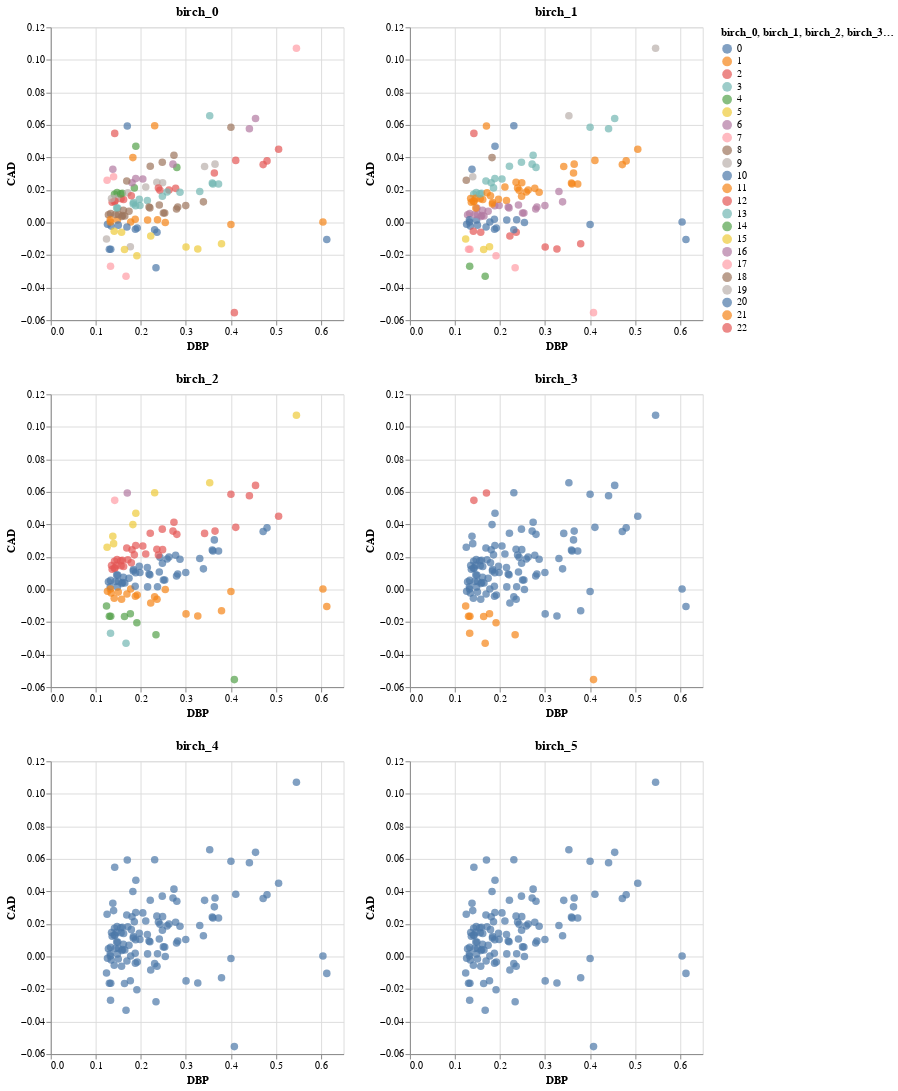

The notebook cell this image was saved under:
### Code cell
# Display charts
display(Markdown("# Plots with increaseing threshold"))
(birch_charts[birch_labels[0]] | birch_charts[birch_labels[1]]) & (birch_charts[birch_labels[2]] | birch_charts[birch_labels[3]]) & (birch_charts[birch_labels[4]] | birch_charts[birch_labels[5]])

### Figure 1 — Vega-Lite specification as saved in the notebook (floating-point values rounded to 4 significant figures)
{"config": {"view": {"continuousWidth": 300, "continuousHeight": 300}}, "vconcat": [{"hconcat": [{"mark": {"type": "circle", "size": 60}, "encoding": {"color": {"field": "birch_0", "type": "nominal"}, "tooltip": [{"field": "birch_0", "type": "quantitative"}, {"field": "birch_1", "type": "quantitative"}, {"field": "birch_2", "type": "quantitative"}, {"field": "birch_3", "type": "quantitative"}, {"field": "birch_4", "type": "quantitative"}, {"field": "birch_5", "type": "quantitative"}], "x": {"field": "DBP", "type": "quantitative"}, "y": {"field": "CAD", "type": "quantitative"}}, "name": "view_7", "title": "birch_0"}, {"mark": {"type": "circle", "size": 60}, "encoding": {"color": {"field": "birch_1", "type": "nominal"}, "tooltip": [{"field": "birch_0", "type": "quantitative"}, {"field": "birch_1", "type": "quantitative"}, {"field": "birch_2", "type": "quantitative"}, {"field": "birch_3", "type": "quantitative"}, {"field": "birch_4", "type": "quantitative"}, {"field": "birch_5", "type": "quantitative"}], "x": {"field": "DBP", "type": "quantitative"}, "y": {"field": "CAD", "type": "quantitative"}}, "name": "view_8", "title": "birch_1"}]}, {"hconcat": [{"mark": {"type": "circle", "size": 60}, "encoding": {"color": {"field": "birch_2", "type": "nominal"}, "tooltip": [{"field": "birch_0", "type": "quantitative"}, {"field": "birch_1", "type": "quantitative"}, {"field": "birch_2", "type": "quantitative"}, {"field": "birch_3", "type": "quantitative"}, {"field": "birch_4", "type": "quantitative"}, {"field": "birch_5", "type": "quantitative"}], "x": {"field": "DBP", "type": "quantitative"}, "y": {"field": "CAD", "type": "quantitative"}}, "name": "view_9", "title": "birch_2"}, {"mark": {"type": "circle", "size": 60}, "encoding": {"color": {"field": "birch_3", "type": "nominal"}, "tooltip": [{"field": "birch_0", "type": "quantitative"}, {"field": "birch_1", "type": "quantitative"}, {"field": "birch_2", "type": "quantitative"}, {"field": "birch_3", "type": "quantitative"}, {"field": "birch_4", "type": "quantitative"}, {"field": "birch_5", "type": "quantitative"}], "x": {"field": "DBP", "type": "quantitative"}, "y": {"field": "CAD", "type": "quantitative"}}, "name": "view_10", "title": "birch_3"}]}, {"hconcat": [{"mark": {"type": "circle", "size": 60}, "encoding": {"color": {"field": "birch_4", "type": "nominal"}, "tooltip": [{"field": "birch_0", "type": "quantitative"}, {"field": "birch_1", "type": "quantitative"}, {"field": "birch_2", "type": "quantitative"}, {"field": "birch_3", "type": "quantitative"}, {"field": "birch_4", "type": "quantitative"}, {"field": "birch_5", "type": "quantitative"}], "x": {"field": "DBP", "type": "quantitative"}, "y": {"field": "CAD", "type": "quantitative"}}, "name": "view_11", "title": "birch_4"}, {"mark": {"type": "circle", "size": 60}, "encoding": {"color": {"field": "birch_5", "type": "nominal"}, "tooltip": [{"field": "birch_0", "type": "quantitative"}, {"field": "birch_1", "type": "quantitative"}, {"field": "birch_2", "type": "quantitative"}, {"field": "birch_3", "type": "quantitative"}, {"field": "birch_4", "type": "quantitative"}, {"field": "birch_5", "type": "quantitative"}], "x": {"field": "DBP", "type": "quantitative"}, "y": {"field": "CAD", "type": "quantitative"}}, "name": "view_12", "title": "birch_5"}]}], "data": {"name": "data-ed0052fa0d856f38ca689290bba1f615"}, "params": [{"name": "param_7", "select": {"type": "interval", "encodings": ["x", "y"]}, "bind": "scales", "views": ["view_7"]}, {"name": "param_8", "select": {"type": "interval", "encodings": ["x", "y"]}, "bind": "scales", "views": ["view_8"]}, {"name": "param_9", "select": {"type": "interval", "encodings": ["x", "y"]}, "bind": "scales", "views": ["view_9"]}, {"name": "param_10", "select": {"type": "interval", "encodings": ["x", "y"]}, "bind": "scales", "views": ["view_10"]}, {"name": "param_11", "select": {"type": "interval", "encodings": ["x", "y"]}, "bind": "scales", "views": ["view_11"]}, {"name": "param_12", "select": {"type": "interval", "encodings": ["x", "y"]}, "bind": "scales", "views": ["view_12"]}], "$schema": "https://vega.github.io/schema/vega-lite/v5.16.3.json", "datasets": {"data-ed0052fa0d856f38ca689290bba1f615": [{"DBP": 0.2359, "CAD": -0.006, "dbscan0": -1, "dbscan1": 0, "dbscan2": 0, "dbscan3": 0, "dbscan4": 0, "dbscan5": 0, "kmeans4": 0, "mixture": 0, "birch_0": 0, "birch_1": 2, "birch_2": 1, "birch_3": 0, "birch_4": 0, "birch_5": 0}, {"DBP": 0.237, "CAD": 0.0017, "dbscan0": 0, "dbscan1": 1, "dbscan2": 0, "dbscan3": 0, "dbscan4": 0, "dbscan5": 0, "kmeans4": 0, "mixture": 0, "birch_0": 1, "birch_1": 0, "birch_2": 0, "birch_3": 0, "birch_4": 0, "birch_5": 0}, {"DBP": 0.4715, "CAD": 0.0356, "dbscan0": 1, "dbscan1": 2, "dbscan2": 0, "dbscan3": 0, "dbscan4": 0, "dbscan5": 0, "kmeans4": 0, "mixture": 4, "birch_0": 2, "birch_1": 1, "birch_2": 0, "birch_3": 0, "birch_4": 0, "birch_5": 0}, {"DBP": 0.1617, "CAD": 0.0141, "dbscan0": -1, "dbscan1": 2, "dbscan2": 0, "dbscan3": 0, "dbscan4": 0, "dbscan5": 0, "kmeans4": 0, "mixture": 4, "birch_0": 2, "birch_1": 1, "birch_2": 2, "birch_3": 0, "birch_4": 0, "birch_5": 0}, {"DBP": 0.1364, "CAD": 0.0125, "dbscan0": 2, "dbscan1": 2, "dbscan2": 0, "dbscan3": 0, "dbscan4": 0, "dbscan5": 0, "kmeans4": 0, "mixture": 4, "birch_0": 2, "birch_1": 1, "birch_2": 2, "birch_3": 0, "birch_4": 0, "birch_5": 0}, {"DBP": 0.1486, "CAD": 0.0089, "dbscan0": 3, "dbscan1": 3, "dbscan2": 0, "dbscan3": 0, "dbscan4": 0, "dbscan5": 0, "kmeans4": 0, "mixture": 4, "birch_0": 3, "birch_1": 6, "birch_2": 0, "birch_3": 0, "birch_4": 0, "birch_5": 0}, {"DBP": 0.2356, "CAD": 0.0248, "dbscan0": -1, "dbscan1": 4, "dbscan2": 0, "dbscan3": 0, "dbscan4": 0, "dbscan5": 0, "kmeans4": 0, "mixture": 4, "birch_0": 19, "birch_1": 1, "birch_2": 2, "birch_3": 0, "birch_4": 0, "birch_5": 0}, {"DBP": 0.1919, "CAD": -0.0034, "dbscan0": 4, "dbscan1": 0, "dbscan2": 0, "dbscan3": 0, "dbscan4": 0, "dbscan5": 0, "kmeans4": 0, "mixture": 0, "birch_0": 0, "birch_1": 0, "birch_2": 1, "birch_3": 0, "birch_4": 0, "birch_5": 0}, {"DBP": 0.3003, "CAD": -0.015, "dbscan0": 5, "dbscan1": 5, "dbscan2": 0, "dbscan3": 0, "dbscan4": 0, "dbscan5": 0, "kmeans4": 0, "mixture": 0, "birch_0": 5, "birch_1": 2, "birch_2": 1, "birch_3": 0, "birch_4": 0, "birch_5": 0}, {"DBP": 0.4546, "CAD": 0.064, "dbscan0": -1, "dbscan1": 6, "dbscan2": 0, "dbscan3": 0, "dbscan4": 0, "dbscan5": 0, "kmeans4": 3, "mixture": 4, "birch_0": 6, "birch_1": 3, "birch_2": 2, "birch_3": 0, "birch_4": 0, "birch_5": 0}, {"DBP": 0.1671, "CAD": -0.033, "dbscan0": -1, "dbscan1": -1, "dbscan2": 1, "dbscan3": 1, "dbscan4": 0, "dbscan5": 0, "kmeans4": 2, "mixture": 2, "birch_0": 7, "birch_1": 4, "birch_2": 3, "birch_3": 1, "birch_4": 0, "birch_5": 0}, {"DBP": 0.2424, "CAD": 0.0198, "dbscan0": -1, "dbscan1": 2, "dbscan2": 0, "dbscan3": 0, "dbscan4": 0, "dbscan5": 0, "kmeans4": 0, "mixture": 4, "birch_0": 2, "birch_1": 1, "birch_2": 0, "birch_3": 0, "birch_4": 0, "birch_5": 0}, {"DBP": 0.1595, "CAD": 0.0043, "dbscan0": -1, "dbscan1": 7, "dbscan2": 0, "dbscan3": 0, "dbscan4": 0, "dbscan5": 0, "kmeans4": 0, "mixture": 0, "birch_0": 8, "birch_1": 6, "birch_2": 0, "birch_3": 0, "birch_4": 0, "birch_5": 0}, {"DBP": 0.2772, "CAD": 0.021, "dbscan0": 1, "dbscan1": 2, "dbscan2": 0, "dbscan3": 0, "dbscan4": 0, "dbscan5": 0, "kmeans4": 0, "mixture": 4, "birch_0": 2, "birch_1": 1, "birch_2": 0, "birch_3": 0, "birch_4": 0, "birch_5": 0}, {"DBP": 0.3586, "CAD": 0.0243, "dbscan0": 3, "dbscan1": 3, "dbscan2": 0, "dbscan3": 0, "dbscan4": 0, "dbscan5": 0, "kmeans4": 0, "mixture": 4, "birch_0": 3, "birch_1": 1, "birch_2": 0, "birch_3": 0, "birch_4": 0, "birch_5": 0}, {"DBP": 0.148, "CAD": 0.0016, "dbscan0": 6, "dbscan1": 1, "dbscan2": 0, "dbscan3": 0, "dbscan4": 0, "dbscan5": 0, "kmeans4": 0, "mixture": 0, "birch_0": 1, "birch_1": 0, "birch_2": 0, "birch_3": 0, "birch_4": 0, "birch_5": 0}, {"DBP": 0.1767, "CAD": -0.0149, "dbscan0": -1, "dbscan1": 8, "dbscan2": 2, "dbscan3": 0, "dbscan4": 0, "dbscan5": 0, "kmeans4": 2, "mixture": 2, "birch_0": 9, "birch_1": 5, "birch_2": 4, "birch_3": 1, "birch_4": 0, "birch_5": 0}, {"DBP": 0.2799, "CAD": 0.0339, "dbscan0": 7, "dbscan1": 9, "dbscan2": 0, "dbscan3": 0, "dbscan4": 0, "dbscan5": 0, "kmeans4": 3, "mixture": 4, "birch_0": 4, "birch_1": 3, "birch_2": 2, "birch_3": 0, "birch_4": 0, "birch_5": 0}, {"DBP": 0.1886, "CAD": 0.027, "dbscan0": -1, "dbscan1": 6, "dbscan2": 0, "dbscan3": 0, "dbscan4": 0, "dbscan5": 0, "kmeans4": 3, "mixture": 4, "birch_0": 6, "birch_1": 3, "birch_2": 2, "birch_3": 0, "birch_4": 0, "birch_5": 0}, {"DBP": 0.2997, "CAD": 0.0104, "dbscan0": 8, "dbscan1": 7, "dbscan2": 0, "dbscan3": 0, "dbscan4": 0, "dbscan5": 0, "kmeans4": 0, "mixture": 0, "birch_0": 8, "birch_1": 6, "birch_2": 0, "birch_3": 0, "birch_4": 0, "birch_5": 0}, {"DBP": 0.2043, "CAD": 0.0268, "dbscan0": 9, "dbscan1": 10, "dbscan2": 0, "dbscan3": 0, "dbscan4": 0, "dbscan5": 0, "kmeans4": 3, "mixture": 4, "birch_0": 6, "birch_1": 3, "birch_2": 2, "birch_3": 0, "birch_4": 0, "birch_5": 0}, {"DBP": 0.1578, "CAD": 0.0037, "dbscan0": 10, "dbscan1": 7, "dbscan2": 0, "dbscan3": 0, "dbscan4": 0, "dbscan5": 0, "kmeans4": 0, "mixture": 0, "birch_0": 8, "birch_1": 6, "birch_2": 0, "birch_3": 0, "birch_4": 0, "birch_5": 0}, {"DBP": 0.1612, "CAD": 0.0075, "dbscan0": -1, "dbscan1": 7, "dbscan2": 0, "dbscan3": 0, "dbscan4": 0, "dbscan5": 0, "kmeans4": 0, "mixture": 0, "birch_0": 8, "birch_1": 6, "birch_2": 0, "birch_3": 0, "birch_4": 0, "birch_5": 0}, {"DBP": 0.1332, "CAD": -0.0164, "dbscan0": -1, "dbscan1": 11, "dbscan2": 3, "dbscan3": 0, "dbscan4": 0, "dbscan5": 0, "kmeans4": 2, "mixture": 2, "birch_0": 10, "birch_1": 7, "birch_2": 4, "birch_3": 1, "birch_4": 0, "birch_5": 0}, {"DBP": 0.1879, "CAD": -0.0041, "dbscan0": -1, "dbscan1": 0, "dbscan2": 0, "dbscan3": 0, "dbscan4": 0, "dbscan5": 0, "kmeans4": 0, "mixture": 0, "birch_0": 0, "birch_1": 0, "birch_2": 1, "birch_3": 0, "birch_4": 0, "birch_5": 0}, {"DBP": 0.1588, "CAD": 0.018, "dbscan0": 11, "dbscan1": 4, "dbscan2": 0, "dbscan3": 0, "dbscan4": 0, "dbscan5": 0, "kmeans4": 0, "mixture": 4, "birch_0": 4, "birch_1": 3, "birch_2": 2, "birch_3": 0, "birch_4": 0, "birch_5": 0}, {"DBP": 0.3632, "CAD": 0.0305, "dbscan0": -1, "dbscan1": 2, "dbscan2": 0, "dbscan3": 0, "dbscan4": 0, "dbscan5": 0, "kmeans4": 0, "mixture": 4, "birch_0": 2, "birch_1": 1, "birch_2": 0, "birch_3": 0, "birch_4": 0, "birch_5": 0}, {"DBP": 0.1823, "CAD": 0.0399, "dbscan0": -1, "dbscan1": -1, "dbscan2": 4, "dbscan3": 0, "dbscan4": 0, "dbscan5": 0, "kmeans4": 3, "mixture": 3, "birch_0": 11, "birch_1": 8, "birch_2": 5, "birch_3": 0, "birch_4": 0, "birch_5": 0}, {"DBP": 0.441, "CAD": 0.0576, "dbscan0": 9, "dbscan1": 10, "dbscan2": 0, "dbscan3": 0, "dbscan4": 0, "dbscan5": 0, "kmeans4": 3, "mixture": 4, "birch_0": 6, "birch_1": 3, "birch_2": 2, "birch_3": 0, "birch_4": 0, "birch_5": 0}, {"DBP": 0.1856, "CAD": 0.0213, "dbscan0": 11, "dbscan1": 4, "dbscan2": 0, "dbscan3": 0, "dbscan4": 0, "dbscan5": 0, "kmeans4": 0, "mixture": 4, "birch_0": 4, "birch_1": 3, "birch_2": 2, "birch_3": 0, "birch_4": 0, "birch_5": 0}, {"DBP": 0.2201, "CAD": 0.009, "dbscan0": 12, "dbscan1": 7, "dbscan2": 0, "dbscan3": 0, "dbscan4": 0, "dbscan5": 0, "kmeans4": 0, "mixture": 0, "birch_0": 8, "birch_1": 6, "birch_2": 0, "birch_3": 0, "birch_4": 0, "birch_5": 0}, {"DBP": 0.1644, "CAD": 0.004, "dbscan0": 10, "dbscan1": 7, "dbscan2": 0, "dbscan3": 0, "dbscan4": 0, "dbscan5": 0, "kmeans4": 0, "mixture": 0, "birch_0": 8, "birch_1": 6, "birch_2": 0, "birch_3": 0, "birch_4": 0, "birch_5": 0}, {"DBP": 0.2713, "CAD": 0.0359, "dbscan0": 9, "dbscan1": 10, "dbscan2": 0, "dbscan3": 0, "dbscan4": 0, "dbscan5": 0, "kmeans4": 3, "mixture": 4, "birch_0": 6, "birch_1": 3, "birch_2": 2, "birch_3": 0, "birch_4": 0, "birch_5": 0}, {"DBP": 0.2306, "CAD": -0.0044, "dbscan0": 4, "dbscan1": 0, "dbscan2": 0, "dbscan3": 0, "dbscan4": 0, "dbscan5": 0, "kmeans4": 0, "mixture": 0, "birch_0": 0, "birch_1": 0, "birch_2": 1, "birch_3": 0, "birch_4": 0, "birch_5": 0}, {"DBP": 0.4076, "CAD": -0.0554, "dbscan0": -1, "dbscan1": -1, "dbscan2": 3, "dbscan3": 0, "dbscan4": 0, "dbscan5": 0, "kmeans4": 2, "mixture": 2, "birch_0": 12, "birch_1": 7, "birch_2": 4, "birch_3": 1, "birch_4": 0, "birch_5": 0}, {"DBP": 0.215, "CAD": 0.0016, "dbscan0": 0, "dbscan1": 1, "dbscan2": 0, "dbscan3": 0, "dbscan4": 0, "dbscan5": 0, "kmeans4": 0, "mixture": 0, "birch_0": 1, "birch_1": 0, "birch_2": 0, "birch_3": 0, "birch_4": 0, "birch_5": 0}, {"DBP": 0.1328, "CAD": 0.0056, "dbscan0": 12, "dbscan1": 7, "dbscan2": 0, "dbscan3": 0, "dbscan4": 0, "dbscan5": 0, "kmeans4": 0, "mixture": 0, "birch_0": 8, "birch_1": 6, "birch_2": 0, "birch_3": 0, "birch_4": 0, "birch_5": 0}, {"DBP": 0.3725, "CAD": 0.0237, "dbscan0": 3, "dbscan1": 3, "dbscan2": 0, "dbscan3": 0, "dbscan4": 0, "dbscan5": 0, "kmeans4": 0, "mixture": 4, "birch_0": 3, "birch_1": 1, "birch_2": 0, "birch_3": 0, "birch_4": 0, "birch_5": 0}, {"DBP": 0.3529, "CAD": 0.0656, "dbscan0": -1, "dbscan1": -1, "dbscan2": 4, "dbscan3": 0, "dbscan4": 0, "dbscan5": 0, "kmeans4": 3, "mixture": 3, "birch_0": 13, "birch_1": 9, "birch_2": 5, "birch_3": 0, "birch_4": 0, "birch_5": 0}, {"DBP": 0.1883, "CAD": 0.0103, "dbscan0": -1, "dbscan1": 3, "dbscan2": 0, "dbscan3": 0, "dbscan4": 0, "dbscan5": 0, "kmeans4": 0, "mixture": 4, "birch_0": 3, "birch_1": 6, "birch_2": 0, "birch_3": 0, "birch_4": 0, "birch_5": 0}, {"DBP": 0.253, "CAD": 0.0058, "dbscan0": 10, "dbscan1": 7, "dbscan2": 0, "dbscan3": 0, "dbscan4": 0, "dbscan5": 0, "kmeans4": 0, "mixture": 0, "birch_0": 8, "birch_1": 6, "birch_2": 0, "birch_3": 0, "birch_4": 0, "birch_5": 0}, {"DBP": 0.1572, "CAD": -0.006, "dbscan0": 13, "dbscan1": 12, "dbscan2": 0, "dbscan3": 0, "dbscan4": 0, "dbscan5": 0, "kmeans4": 0, "mixture": 0, "birch_0": 5, "birch_1": 2, "birch_2": 1, "birch_3": 0, "birch_4": 0, "birch_5": 0}, {"DBP": 0.1561, "CAD": 0.0146, "dbscan0": 2, "dbscan1": 2, "dbscan2": 0, "dbscan3": 0, "dbscan4": 0, "dbscan5": 0, "kmeans4": 0, "mixture": 4, "birch_0": 2, "birch_1": 1, "birch_2": 2, "birch_3": 0, "birch_4": 0, "birch_5": 0}, {"DBP": 0.2219, "CAD": -0.0083, "dbscan0": 13, "dbscan1": 12, "dbscan2": 0, "dbscan3": 0, "dbscan4": 0, "dbscan5": 0, "kmeans4": 0, "mixture": 0, "birch_0": 5, "birch_1": 2, "birch_2": 1, "birch_3": 0, "birch_4": 0, "birch_5": 0}, {"DBP": 0.1502, "CAD": 0.0049, "dbscan0": 8, "dbscan1": 7, "dbscan2": 0, "dbscan3": 0, "dbscan4": 0, "dbscan5": 0, "kmeans4": 0, "mixture": 0, "birch_0": 8, "birch_1": 6, "birch_2": 0, "birch_3": 0, "birch_4": 0, "birch_5": 0}, {"DBP": 0.1889, "CAD": 0.0469, "dbscan0": -1, "dbscan1": -1, "dbscan2": 5, "dbscan3": 0, "dbscan4": 0, "dbscan5": 0, "kmeans4": 3, "mixture": 3, "birch_0": 14, "birch_1": 10, "birch_2": 5, "birch_3": 0, "birch_4": 0, "birch_5": 0}, {"DBP": 0.2476, "CAD": 0.0371, "dbscan0": 14, "dbscan1": 6, "dbscan2": 0, "dbscan3": 0, "dbscan4": 0, "dbscan5": 0, "kmeans4": 3, "mixture": 4, "birch_0": 18, "birch_1": 3, "birch_2": 2, "birch_3": 0, "birch_4": 0, "birch_5": 0}, {"DBP": 0.2483, "CAD": 0.0245, "dbscan0": 15, "dbscan1": 4, "dbscan2": 0, "dbscan3": 0, "dbscan4": 0, "dbscan5": 0, "kmeans4": 0, "mixture": 4, "birch_0": 19, "birch_1": 1, "birch_2": 2, "birch_3": 0, "birch_4": 0, "birch_5": 0}, {"DBP": 0.1832, "CAD": 0.0114, "dbscan0": 3, "dbscan1": 3, "dbscan2": 0, "dbscan3": 0, "dbscan4": 0, "dbscan5": 0, "kmeans4": 0, "mixture": 4, "birch_0": 3, "birch_1": 1, "birch_2": 0, "birch_3": 0, "birch_4": 0, "birch_5": 0}, {"DBP": 0.6128, "CAD": -0.0104, "dbscan0": 4, "dbscan1": 0, "dbscan2": 0, "dbscan3": 0, "dbscan4": 0, "dbscan5": 0, "kmeans4": 0, "mixture": 0, "birch_0": 0, "birch_1": 0, "birch_2": 1, "birch_3": 0, "birch_4": 0, "birch_5": 0}, {"DBP": 0.1774, "CAD": 0.0003, "dbscan0": 16, "dbscan1": 13, "dbscan2": 0, "dbscan3": 0, "dbscan4": 0, "dbscan5": 0, "kmeans4": 0, "mixture": 0, "birch_0": 1, "birch_1": 0, "birch_2": 1, "birch_3": 0, "birch_4": 0, "birch_5": 0}, {"DBP": 0.1411, "CAD": 0.013, "dbscan0": 2, "dbscan1": 2, "dbscan2": 0, "dbscan3": 0, "dbscan4": 0, "dbscan5": 0, "kmeans4": 0, "mixture": 4, "birch_0": 2, "birch_1": 1, "birch_2": 2, "birch_3": 0, "birch_4": 0, "birch_5": 0}, {"DBP": 0.3415, "CAD": 0.0345, "dbscan0": 17, "dbscan1": 4, "dbscan2": 0, "dbscan3": 0, "dbscan4": 0, "dbscan5": 0, "kmeans4": 0, "mixture": 4, "birch_0": 19, "birch_1": 1, "birch_2": 2, "birch_3": 0, "birch_4": 0, "birch_5": 0}, {"DBP": 0.2336, "CAD": -0.0278, "dbscan0": -1, "dbscan1": 11, "dbscan2": 3, "dbscan3": 0, "dbscan4": 0, "dbscan5": 0, "kmeans4": 2, "mixture": 2, "birch_0": 10, "birch_1": 7, "birch_2": 4, "birch_3": 1, "birch_4": 0, "birch_5": 0}, {"DBP": 0.1301, "CAD": -0.0164, "dbscan0": -1, "dbscan1": 11, "dbscan2": 3, "dbscan3": 0, "dbscan4": 0, "dbscan5": 0, "kmeans4": 2, "mixture": 2, "birch_0": 10, "birch_1": 7, "birch_2": 4, "birch_3": 1, "birch_4": 0, "birch_5": 0}, {"DBP": 0.3389, "CAD": 0.0127, "dbscan0": 18, "dbscan1": 7, "dbscan2": 0, "dbscan3": 0, "dbscan4": 0, "dbscan5": 0, "kmeans4": 0, "mixture": 0, "birch_0": 8, "birch_1": 6, "birch_2": 0, "birch_3": 0, "birch_4": 0, "birch_5": 0}, {"DBP": 0.1912, "CAD": -0.0204, "dbscan0": -1, "dbscan1": -1, "dbscan2": 3, "dbscan3": 0, "dbscan4": 0, "dbscan5": 0, "kmeans4": 2, "mixture": 2, "birch_0": 15, "birch_1": 7, "birch_2": 4, "birch_3": 1, "birch_4": 0, "birch_5": 0}, {"DBP": 0.2625, "CAD": 0.02, "dbscan0": 1, "dbscan1": 2, "dbscan2": 0, "dbscan3": 0, "dbscan4": 0, "dbscan5": 0, "kmeans4": 0, "mixture": 4, "birch_0": 2, "birch_1": 1, "birch_2": 0, "birch_3": 0, "birch_4": 0, "birch_5": 0}, {"DBP": 0.2819, "CAD": 0.0095, "dbscan0": 8, "dbscan1": 7, "dbscan2": 0, "dbscan3": 0, "dbscan4": 0, "dbscan5": 0, "kmeans4": 0, "mixture": 0, "birch_0": 8, "birch_1": 6, "birch_2": 0, "birch_3": 0, "birch_4": 0, "birch_5": 0}, {"DBP": 0.1804, "CAD": 0.0244, "dbscan0": -1, "dbscan1": 10, "dbscan2": 0, "dbscan3": 0, "dbscan4": 0, "dbscan5": 0, "kmeans4": 3, "mixture": 4, "birch_0": 6, "birch_1": 3, "birch_2": 2, "birch_3": 0, "birch_4": 0, "birch_5": 0}, {"DBP": 0.1875, "CAD": 0.002, "dbscan0": 6, "dbscan1": 1, "dbscan2": 0, "dbscan3": 0, "dbscan4": 0, "dbscan5": 0, "kmeans4": 0, "mixture": 0, "birch_0": 1, "birch_1": 0, "birch_2": 0, "birch_3": 0, "birch_4": 0, "birch_5": 0}, {"DBP": 0.1436, "CAD": 0.0049, "dbscan0": 8, "dbscan1": 7, "dbscan2": 0, "dbscan3": 0, "dbscan4": 0, "dbscan5": 0, "kmeans4": 0, "mixture": 0, "birch_0": 8, "birch_1": 6, "birch_2": 0, "birch_3": 0, "birch_4": 0, "birch_5": 0}, {"DBP": 0.1378, "CAD": 0.0327, "dbscan0": -1, "dbscan1": -1, "dbscan2": 5, "dbscan3": 0, "dbscan4": 0, "dbscan5": 0, "kmeans4": 3, "mixture": 3, "birch_0": 16, "birch_1": 10, "birch_2": 5, "birch_3": 0, "birch_4": 0, "birch_5": 0}, {"DBP": 0.1395, "CAD": 0.0282, "dbscan0": -1, "dbscan1": -1, "dbscan2": 4, "dbscan3": 0, "dbscan4": 0, "dbscan5": 0, "kmeans4": 3, "mixture": 3, "birch_0": 17, "birch_1": 9, "birch_2": 5, "birch_3": 0, "birch_4": 0, "birch_5": 0}, {"DBP": 0.2792, "CAD": 0.0083, "dbscan0": -1, "dbscan1": 7, "dbscan2": 0, "dbscan3": 0, "dbscan4": 0, "dbscan5": 0, "kmeans4": 0, "mixture": 0, "birch_0": 8, "birch_1": 6, "birch_2": 0, "birch_3": 0, "birch_4": 0, "birch_5": 0}, {"DBP": 0.1342, "CAD": -0.0022, "dbscan0": 4, "dbscan1": 0, "dbscan2": 0, "dbscan3": 0, "dbscan4": 0, "dbscan5": 0, "kmeans4": 0, "mixture": 0, "birch_0": 0, "birch_1": 0, "birch_2": 1, "birch_3": 0, "birch_4": 0, "birch_5": 0}, {"DBP": 0.36, "CAD": 0.0237, "dbscan0": 3, "dbscan1": 3, "dbscan2": 0, "dbscan3": 0, "dbscan4": 0, "dbscan5": 0, "kmeans4": 0, "mixture": 4, "birch_0": 3, "birch_1": 1, "birch_2": 0, "birch_3": 0, "birch_4": 0, "birch_5": 0}, {"DBP": 0.1737, "CAD": 0.0069, "dbscan0": 12, "dbscan1": 7, "dbscan2": 0, "dbscan3": 0, "dbscan4": 0, "dbscan5": 0, "kmeans4": 0, "mixture": 0, "birch_0": 8, "birch_1": 6, "birch_2": 0, "birch_3": 0, "birch_4": 0, "birch_5": 0}, {"DBP": 0.1499, "CAD": -0.0016, "dbscan0": -1, "dbscan1": 14, "dbscan2": 0, "dbscan3": 0, "dbscan4": 0, "dbscan5": 0, "kmeans4": 0, "mixture": 0, "birch_0": 0, "birch_1": 0, "birch_2": 1, "birch_3": 0, "birch_4": 0, "birch_5": 0}, {"DBP": 0.239, "CAD": 0.0212, "dbscan0": 19, "dbscan1": 2, "dbscan2": 0, "dbscan3": 0, "dbscan4": 0, "dbscan5": 0, "kmeans4": 0, "mixture": 4, "birch_0": 2, "birch_1": 1, "birch_2": 2, "birch_3": 0, "birch_4": 0, "birch_5": 0}, {"DBP": 0.1238, "CAD": -0.0101, "dbscan0": -1, "dbscan1": 8, "dbscan2": 2, "dbscan3": 0, "dbscan4": 0, "dbscan5": 0, "kmeans4": 2, "mixture": 2, "birch_0": 9, "birch_1": 5, "birch_2": 4, "birch_3": 1, "birch_4": 0, "birch_5": 0}, {"DBP": 0.4801, "CAD": 0.0379, "dbscan0": -1, "dbscan1": 2, "dbscan2": 0, "dbscan3": 0, "dbscan4": 0, "dbscan5": 0, "kmeans4": 0, "mixture": 4, "birch_0": 2, "birch_1": 1, "birch_2": 0, "birch_3": 0, "birch_4": 0, "birch_5": 0}, {"DBP": 0.1415, "CAD": 0.0173, "dbscan0": 7, "dbscan1": 9, "dbscan2": 0, "dbscan3": 0, "dbscan4": 0, "dbscan5": 0, "kmeans4": 3, "mixture": 4, "birch_0": 4, "birch_1": 3, "birch_2": 2, "birch_3": 0, "birch_4": 0, "birch_5": 0}, {"DBP": 0.2479, "CAD": 0.0161, "dbscan0": 3, "dbscan1": 3, "dbscan2": 0, "dbscan3": 0, "dbscan4": 0, "dbscan5": 0, "kmeans4": 0, "mixture": 4, "birch_0": 3, "birch_1": 1, "birch_2": 0, "birch_3": 0, "birch_4": 0, "birch_5": 0}, {"DBP": 0.1687, "CAD": 0.0255, "dbscan0": 14, "dbscan1": 6, "dbscan2": 0, "dbscan3": 0, "dbscan4": 0, "dbscan5": 0, "kmeans4": 3, "mixture": 4, "birch_0": 18, "birch_1": 3, "birch_2": 2, "birch_3": 0, "birch_4": 0, "birch_5": 0}, {"DBP": 0.1472, "CAD": 0.0184, "dbscan0": -1, "dbscan1": 9, "dbscan2": 0, "dbscan3": 0, "dbscan4": 0, "dbscan5": 0, "kmeans4": 3, "mixture": 4, "birch_0": 4, "birch_1": 3, "birch_2": 2, "birch_3": 0, "birch_4": 0, "birch_5": 0}, {"DBP": 0.146, "CAD": 0.0149, "dbscan0": 17, "dbscan1": 4, "dbscan2": 0, "dbscan3": 0, "dbscan4": 0, "dbscan5": 0, "kmeans4": 0, "mixture": 4, "birch_0": 19, "birch_1": 1, "birch_2": 2, "birch_3": 0, "birch_4": 0, "birch_5": 0}, {"DBP": 0.1699, "CAD": 0.0593, "dbscan0": -1, "dbscan1": -1, "dbscan2": -1, "dbscan3": 2, "dbscan4": 0, "dbscan5": 0, "kmeans4": 1, "mixture": 1, "birch_0": 20, "birch_1": 11, "birch_2": 6, "birch_3": 2, "birch_4": 0, "birch_5": 0}, {"DBP": 0.4, "CAD": -0.0012, "dbscan0": -1, "dbscan1": 13, "dbscan2": 0, "dbscan3": 0, "dbscan4": 0, "dbscan5": 0, "kmeans4": 0, "mixture": 0, "birch_0": 1, "birch_1": 0, "birch_2": 1, "birch_3": 0, "birch_4": 0, "birch_5": 0}, {"DBP": 0.25, "CAD": 0.0059, "dbscan0": 10, "dbscan1": 7, "dbscan2": 0, "dbscan3": 0, "dbscan4": 0, "dbscan5": 0, "kmeans4": 0, "mixture": 0, "birch_0": 8, "birch_1": 6, "birch_2": 0, "birch_3": 0, "birch_4": 0, "birch_5": 0}, {"DBP": 0.126, "CAD": -0.0011, "dbscan0": -1, "dbscan1": 14, "dbscan2": 0, "dbscan3": 0, "dbscan4": 0, "dbscan5": 0, "kmeans4": 0, "mixture": 0, "birch_0": 0, "birch_1": 0, "birch_2": 1, "birch_3": 0, "birch_4": 0, "birch_5": 0}, {"DBP": 0.1835, "CAD": 0.0123, "dbscan0": 3, "dbscan1": 3, "dbscan2": 0, "dbscan3": 0, "dbscan4": 0, "dbscan5": 0, "kmeans4": 0, "mixture": 4, "birch_0": 3, "birch_1": 1, "birch_2": 0, "birch_3": 0, "birch_4": 0, "birch_5": 0}, {"DBP": 0.3264, "CAD": -0.0163, "dbscan0": 5, "dbscan1": 5, "dbscan2": 0, "dbscan3": 0, "dbscan4": 0, "dbscan5": 0, "kmeans4": 0, "mixture": 0, "birch_0": 5, "birch_1": 2, "birch_2": 1, "birch_3": 0, "birch_4": 0, "birch_5": 0}, {"DBP": 0.2209, "CAD": 0.0346, "dbscan0": -1, "dbscan1": -1, "dbscan2": 0, "dbscan3": 0, "dbscan4": 0, "dbscan5": 0, "kmeans4": 3, "mixture": 4, "birch_0": 18, "birch_1": 3, "birch_2": 2, "birch_3": 0, "birch_4": 0, "birch_5": 0}, {"DBP": 0.128, "CAD": 0.0048, "dbscan0": 18, "dbscan1": 7, "dbscan2": 0, "dbscan3": 0, "dbscan4": 0, "dbscan5": 0, "kmeans4": 0, "mixture": 0, "birch_0": 8, "birch_1": 6, "birch_2": 0, "birch_3": 0, "birch_4": 0, "birch_5": 0}, {"DBP": 0.1426, "CAD": 0.0131, "dbscan0": 2, "dbscan1": 2, "dbscan2": 0, "dbscan3": 0, "dbscan4": 0, "dbscan5": 0, "kmeans4": 0, "mixture": 4, "birch_0": 2, "birch_1": 1, "birch_2": 2, "birch_3": 0, "birch_4": 0, "birch_5": 0}, {"DBP": 0.1637, "CAD": -0.0166, "dbscan0": -1, "dbscan1": -1, "dbscan2": 3, "dbscan3": 0, "dbscan4": 0, "dbscan5": 0, "kmeans4": 2, "mixture": 2, "birch_0": 15, "birch_1": 5, "birch_2": 4, "birch_3": 1, "birch_4": 0, "birch_5": 0}, {"DBP": 0.6042, "CAD": 0.0003, "dbscan0": 16, "dbscan1": 13, "dbscan2": 0, "dbscan3": 0, "dbscan4": 0, "dbscan5": 0, "kmeans4": 0, "mixture": 0, "birch_0": 1, "birch_1": 0, "birch_2": 1, "birch_3": 0, "birch_4": 0, "birch_5": 0}, {"DBP": 0.2144, "CAD": 0.0135, "dbscan0": 3, "dbscan1": 3, "dbscan2": 0, "dbscan3": 0, "dbscan4": 0, "dbscan5": 0, "kmeans4": 0, "mixture": 4, "birch_0": 3, "birch_1": 1, "birch_2": 0, "birch_3": 0, "birch_4": 0, "birch_5": 0}, {"DBP": 0.1712, "CAD": 0.0183, "dbscan0": -1, "dbscan1": 4, "dbscan2": 0, "dbscan3": 0, "dbscan4": 0, "dbscan5": 0, "kmeans4": 0, "mixture": 4, "birch_0": 19, "birch_1": 1, "birch_2": 2, "birch_3": 0, "birch_4": 0, "birch_5": 0}, {"DBP": 0.1251, "CAD": 0.026, "dbscan0": -1, "dbscan1": -1, "dbscan2": 4, "dbscan3": 0, "dbscan4": 0, "dbscan5": 0, "kmeans4": 3, "mixture": 3, "birch_0": 17, "birch_1": 8, "birch_2": 5, "birch_3": 0, "birch_4": 0, "birch_5": 0}, {"DBP": 0.2307, "CAD": 0.0595, "dbscan0": -1, "dbscan1": -1, "dbscan2": 5, "dbscan3": 0, "dbscan4": 0, "dbscan5": 0, "kmeans4": 3, "mixture": 3, "birch_0": 21, "birch_1": 10, "birch_2": 5, "birch_3": 0, "birch_4": 0, "birch_5": 0}, {"DBP": 0.1349, "CAD": 0.0147, "dbscan0": -1, "dbscan1": 4, "dbscan2": 0, "dbscan3": 0, "dbscan4": 0, "dbscan5": 0, "kmeans4": 0, "mixture": 4, "birch_0": 19, "birch_1": 1, "birch_2": 2, "birch_3": 0, "birch_4": 0, "birch_5": 0}, {"DBP": 0.4107, "CAD": 0.0382, "dbscan0": 2, "dbscan1": 2, "dbscan2": 0, "dbscan3": 0, "dbscan4": 0, "dbscan5": 0, "kmeans4": 0, "mixture": 4, "birch_0": 2, "birch_1": 1, "birch_2": 2, "birch_3": 0, "birch_4": 0, "birch_5": 0}, {"DBP": 0.1321, "CAD": 0.0017, "dbscan0": -1, "dbscan1": 1, "dbscan2": 0, "dbscan3": 0, "dbscan4": 0, "dbscan5": 0, "kmeans4": 0, "mixture": 0, "birch_0": 1, "birch_1": 0, "birch_2": 0, "birch_3": 0, "birch_4": 0, "birch_5": 0}, {"DBP": 0.2182, "CAD": 0.0095, "dbscan0": 12, "dbscan1": 7, "dbscan2": 0, "dbscan3": 0, "dbscan4": 0, "dbscan5": 0, "kmeans4": 0, "mixture": 0, "birch_0": 8, "birch_1": 6, "birch_2": 0, "birch_3": 0, "birch_4": 0, "birch_5": 0}, {"DBP": 0.1463, "CAD": 0.0089, "dbscan0": 3, "dbscan1": 3, "dbscan2": 0, "dbscan3": 0, "dbscan4": 0, "dbscan5": 0, "kmeans4": 0, "mixture": 4, "birch_0": 3, "birch_1": 1, "birch_2": 0, "birch_3": 0, "birch_4": 0, "birch_5": 0}, {"DBP": 0.1789, "CAD": 0.0165, "dbscan0": 2, "dbscan1": 2, "dbscan2": 0, "dbscan3": 0, "dbscan4": 0, "dbscan5": 0, "kmeans4": 0, "mixture": 4, "birch_0": 2, "birch_1": 1, "birch_2": 2, "birch_3": 0, "birch_4": 0, "birch_5": 0}, {"DBP": 0.2582, "CAD": 0.0188, "dbscan0": 20, "dbscan1": 2, "dbscan2": 0, "dbscan3": 0, "dbscan4": 0, "dbscan5": 0, "kmeans4": 0, "mixture": 4, "birch_0": 3, "birch_1": 1, "birch_2": 0, "birch_3": 0, "birch_4": 0, "birch_5": 0}, {"DBP": 0.2542, "CAD": 0.0, "dbscan0": 16, "dbscan1": 13, "dbscan2": 0, "dbscan3": 0, "dbscan4": 0, "dbscan5": 0, "kmeans4": 0, "mixture": 0, "birch_0": 1, "birch_1": 0, "birch_2": 1, "birch_3": 0, "birch_4": 0, "birch_5": 0}, {"DBP": 0.5058, "CAD": 0.045, "dbscan0": 19, "dbscan1": 2, "dbscan2": 0, "dbscan3": 0, "dbscan4": 0, "dbscan5": 0, "kmeans4": 0, "mixture": 4, "birch_0": 2, "birch_1": 1, "birch_2": 2, "birch_3": 0, "birch_4": 0, "birch_5": 0}, {"DBP": 0.2735, "CAD": 0.0414, "dbscan0": 14, "dbscan1": 6, "dbscan2": 0, "dbscan3": 0, "dbscan4": 0, "dbscan5": 0, "kmeans4": 3, "mixture": 4, "birch_0": 18, "birch_1": 3, "birch_2": 2, "birch_3": 0, "birch_4": 0, "birch_5": 0}, {"DBP": 0.3791, "CAD": -0.0131, "dbscan0": -1, "dbscan1": 12, "dbscan2": 0, "dbscan3": 0, "dbscan4": 0, "dbscan5": 0, "kmeans4": 0, "mixture": 0, "birch_0": 5, "birch_1": 2, "birch_2": 1, "birch_3": 0, "birch_4": 0, "birch_5": 0}, {"DBP": 0.1552, "CAD": 0.0176, "dbscan0": 11, "dbscan1": 4, "dbscan2": 0, "dbscan3": 0, "dbscan4": 0, "dbscan5": 0, "kmeans4": 0, "mixture": 4, "birch_0": 4, "birch_1": 3, "birch_2": 2, "birch_3": 0, "birch_4": 0, "birch_5": 0}, {"DBP": 0.142, "CAD": 0.0548, "dbscan0": -1, "dbscan1": -1, "dbscan2": -1, "dbscan3": 2, "dbscan4": 0, "dbscan5": 0, "kmeans4": 1, "mixture": 1, "birch_0": 22, "birch_1": 12, "birch_2": 7, "birch_3": 2, "birch_4": 0, "birch_5": 0}, {"DBP": 0.5454, "CAD": 0.1071, "dbscan0": -1, "dbscan1": -1, "dbscan2": 4, "dbscan3": 0, "dbscan4": 0, "dbscan5": 0, "kmeans4": 3, "mixture": 3, "birch_0": 17, "birch_1": 9, "birch_2": 5, "birch_3": 0, "birch_4": 0, "birch_5": 0}, {"DBP": 0.2109, "CAD": 0.0218, "dbscan0": 17, "dbscan1": 4, "dbscan2": 0, "dbscan3": 0, "dbscan4": 0, "dbscan5": 0, "kmeans4": 0, "mixture": 4, "birch_0": 19, "birch_1": 1, "birch_2": 2, "birch_3": 0, "birch_4": 0, "birch_5": 0}, {"DBP": 0.198, "CAD": 0.0105, "dbscan0": -1, "dbscan1": 3, "dbscan2": 0, "dbscan3": 0, "dbscan4": 0, "dbscan5": 0, "kmeans4": 0, "mixture": 4, "birch_0": 3, "birch_1": 6, "birch_2": 0, "birch_3": 0, "birch_4": 0, "birch_5": 0}, {"DBP": 0.3308, "CAD": 0.0191, "dbscan0": -1, "dbscan1": 3, "dbscan2": 0, "dbscan3": 0, "dbscan4": 0, "dbscan5": 0, "kmeans4": 0, "mixture": 4, "birch_0": 3, "birch_1": 6, "birch_2": 0, "birch_3": 0, "birch_4": 0, "birch_5": 0}, {"DBP": 0.241, "CAD": 0.0108, "dbscan0": 12, "dbscan1": 7, "dbscan2": 0, "dbscan3": 0, "dbscan4": 0, "dbscan5": 0, "kmeans4": 0, "mixture": 0, "birch_0": 8, "birch_1": 6, "birch_2": 0, "birch_3": 0, "birch_4": 0, "birch_5": 0}, {"DBP": 0.1324, "CAD": 0.0003, "dbscan0": 16, "dbscan1": 13, "dbscan2": 0, "dbscan3": 0, "dbscan4": 0, "dbscan5": 0, "kmeans4": 0, "mixture": 0, "birch_0": 1, "birch_1": 0, "birch_2": 1, "birch_3": 0, "birch_4": 0, "birch_5": 0}, {"DBP": 0.1409, "CAD": -0.0054, "dbscan0": 13, "dbscan1": 12, "dbscan2": 0, "dbscan3": 0, "dbscan4": 0, "dbscan5": 0, "kmeans4": 0, "mixture": 0, "birch_0": 5, "birch_1": 2, "birch_2": 1, "birch_3": 0, "birch_4": 0, "birch_5": 0}, {"DBP": 0.2869, "CAD": 0.0186, "dbscan0": 3, "dbscan1": 3, "dbscan2": 0, "dbscan3": 0, "dbscan4": 0, "dbscan5": 0, "kmeans4": 0, "mixture": 4, "birch_0": 3, "birch_1": 1, "birch_2": 0, "birch_3": 0, "birch_4": 0, "birch_5": 0}, {"DBP": 0.1966, "CAD": 0.0143, "dbscan0": 20, "dbscan1": 2, "dbscan2": 0, "dbscan3": 0, "dbscan4": 0, "dbscan5": 0, "kmeans4": 0, "mixture": 4, "birch_0": 3, "birch_1": 1, "birch_2": 0, "birch_3": 0, "birch_4": 0, "birch_5": 0}, {"DBP": 0.4, "CAD": 0.0586, "dbscan0": -1, "dbscan1": 6, "dbscan2": 0, "dbscan3": 0, "dbscan4": 0, "dbscan5": 0, "kmeans4": 3, "mixture": 4, "birch_0": 18, "birch_1": 3, "birch_2": 2, "birch_3": 0, "birch_4": 0, "birch_5": 0}, {"DBP": 0.1327, "CAD": -0.0269, "dbscan0": -1, "dbscan1": -1, "dbscan2": 1, "dbscan3": 1, "dbscan4": 0, "dbscan5": 0, "kmeans4": 2, "mixture": 2, "birch_0": 7, "birch_1": 4, "birch_2": 3, "birch_3": 1, "birch_4": 0, "birch_5": 0}, {"DBP": 0.3647, "CAD": 0.0359, "dbscan0": 15, "dbscan1": 4, "dbscan2": 0, "dbscan3": 0, "dbscan4": 0, "dbscan5": 0, "kmeans4": 0, "mixture": 4, "birch_0": 19, "birch_1": 1, "birch_2": 2, "birch_3": 0, "birch_4": 0, "birch_5": 0}, {"DBP": 0.1691, "CAD": -0.0028, "dbscan0": 4, "dbscan1": 0, "dbscan2": 0, "dbscan3": 0, "dbscan4": 0, "dbscan5": 0, "kmeans4": 0, "mixture": 0, "birch_0": 0, "birch_1": 0, "birch_2": 1, "birch_3": 0, "birch_4": 0, "birch_5": 0}]}}
